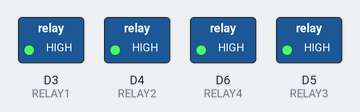
Simulated run of this sketch. Board: ESP8266 (NodeMCU). Parts: switched loads named in the sketch (green lamp = pin HIGH).

Above: at 1.0 s.
At 5.5 s:
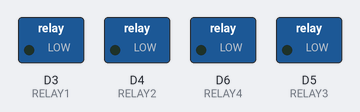
Timing chart, 0 to 6.9 s (numbered marks = the images above):
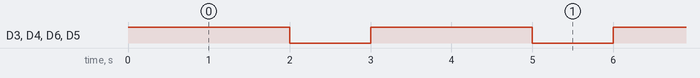

The sketch:

TEST_RELAY.ino
```cpp
int RELAY1 = D3;
int RELAY2 = D4;
int RELAY3 = D5;
int RELAY4 = D6;

void setup() {
  // put your setup code here, to run once:
pinMode(RELAY1, OUTPUT);
pinMode(RELAY2, OUTPUT);
pinMode(RELAY3, OUTPUT);
pinMode(RELAY4, OUTPUT);
}

void loop() {
  // put your main code here, to run repeatedly:
digitalWrite(RELAY1, HIGH);
digitalWrite(RELAY2, HIGH);
digitalWrite(RELAY3, HIGH);
digitalWrite(RELAY4, HIGH);
delay (2000);
digitalWrite(RELAY1, LOW);
digitalWrite(RELAY2, LOW);
digitalWrite(RELAY3, LOW);
digitalWrite(RELAY4, LOW);
delay (1000);
}
```

Measured:
- by itself, D3 (RELAY1), D4 (RELAY2), D6 (RELAY4), D5 (RELAY3): alternates HIGH for 2.0 s and LOW for 1.0 s
